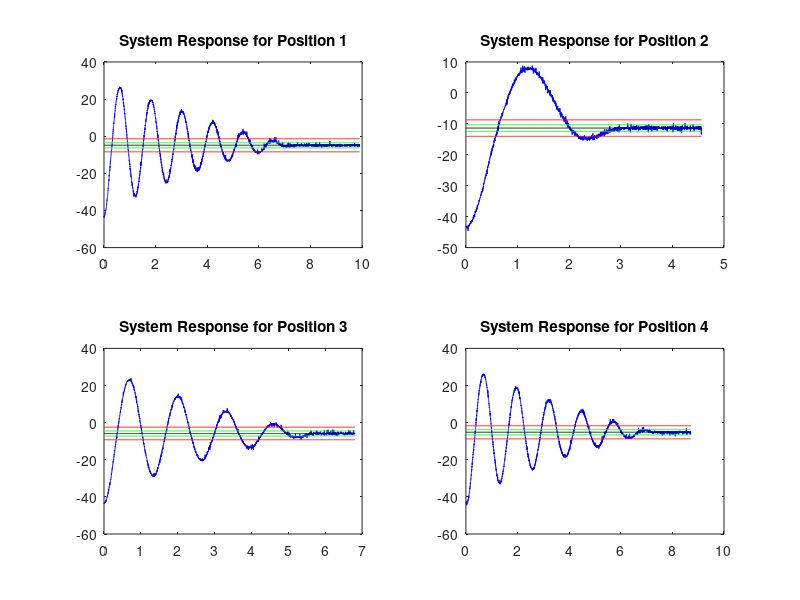

This figure's MATLAB source:
close all;
sys = tf([1 -43],[1 0.5 1]);
load('filPos1Data.mat')
load('filPos2Data.mat')
load('filPos3Data.mat')
load('filPos4Data.mat')

% Filtered Position 1 data
pos1_x = filPos1Data(:,1);
pos1_y = filPos1Data(:,2);
ss1 = mean(filPos1Data(end-1000:end,2));
ss1_2P = (max(pos1_y)-min(pos1_y))*2/100;
ss1_5P = (max(pos1_y)-min(pos1_y))*5/100;
subplot(2,2,1)
plot(pos1_x,pos1_y,'-b')
hold on
%step(sys)
plot(pos1_x,ss1*ones(size(pos1_x)),'-k')
plot(pos1_x,[(ss1-ss1_2P)*ones(size(pos1_x)),(ss1+ss1_2P)*ones(size(pos1_x))], '-g')
plot(pos1_x,[(ss1-ss1_5P)*ones(size(pos1_x)),(ss1+ss1_5P)*ones(size(pos1_x))], '-r')
title('System Response for Position 1')

% Filtered Position 2 Data
pos2_x = filPos2Data(:,1);
pos2_y = filPos2Data(:,2);
ss2 = mean(filPos2Data(end-1000:end,2));
ss2_2P = (max(pos2_y)-min(pos2_y))*2/100;
ss2_5P = (max(pos2_y)-min(pos2_y))*5/100;
subplot(2,2,2)
plot(pos2_x,pos2_y,'-b')
hold on
plot(pos2_x,ss2*ones(size(pos2_x)),'-k')
plot(pos2_x,[(ss2-ss2_2P)*ones(size(pos2_x)),(ss2+ss2_2P)*ones(size(pos2_x))], '-g')
plot(pos2_x,[(ss2-ss2_5P)*ones(size(pos2_x)),(ss2+ss2_5P)*ones(size(pos2_x))], '-r')
title('System Response for Position 2')

% Filtered Position 3 Data
pos3_x = filPos3Data(:,1);
pos3_y = filPos3Data(:,2);
ss3 = mean(filPos3Data(end-1000:end,2));
ss3_2P = (max(pos3_y)-min(pos3_y))*2/100;
ss3_5P = (max(pos3_y)-min(pos3_y))*5/100;
subplot(2,2,3)
plot(pos3_x,pos3_y,'-b')
hold on
plot(pos3_x,ss3*ones(size(pos3_x)),'-k')
plot(pos3_x,[(ss3-ss3_2P)*ones(size(pos3_x)),(ss3+ss3_2P)*ones(size(pos3_x))], '-g')
plot(pos3_x,[(ss3-ss3_5P)*ones(size(pos3_x)),(ss3+ss3_5P)*ones(size(pos3_x))], '-r')
title('System Response for Position 3')

% Filtered Position 4 Data
pos4_x = filPos4Data(:,1);
pos4_y = filPos4Data(:,2);
ss4 = mean(filPos4Data(end-1000:end,2));
ss4_2P = (max(pos4_y)-min(pos4_y))*2/100;
ss4_5P = (max(pos4_y)-min(pos4_y))*5/100;
subplot(2,2,4)
plot(pos4_x,pos4_y,'-b')
hold on
plot(pos4_x,ss4*ones(size(pos4_x)),'-k')
plot(pos4_x,[(ss4-ss4_2P)*ones(size(pos4_x)),(ss4+ss4_2P)*ones(size(pos4_x))], '-g')
plot(pos4_x,[(ss4-ss4_5P)*ones(size(pos4_x)),(ss4+ss4_5P)*ones(size(pos4_x))], '-r')
title('System Response for Position 4')
